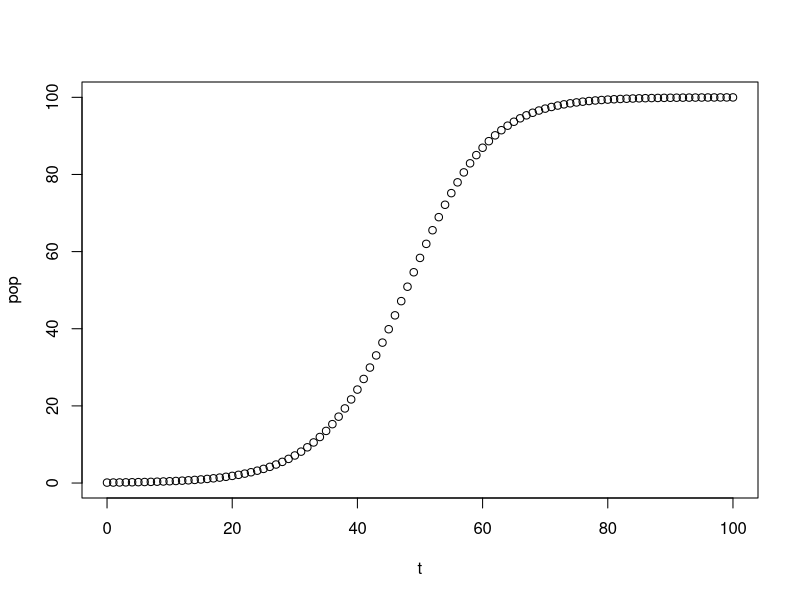
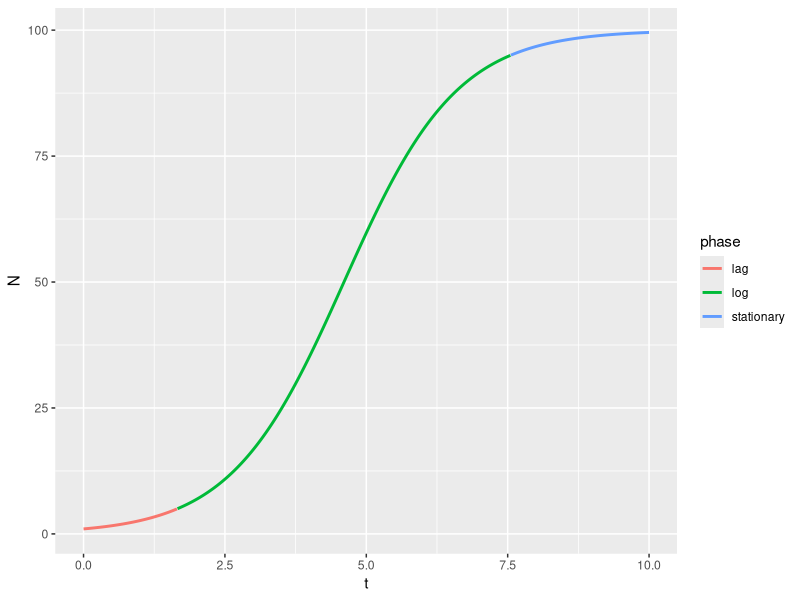
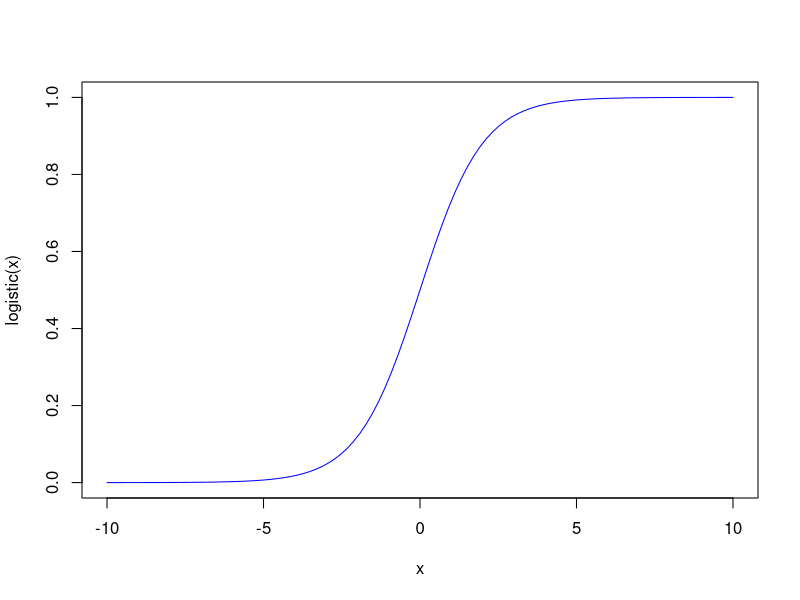
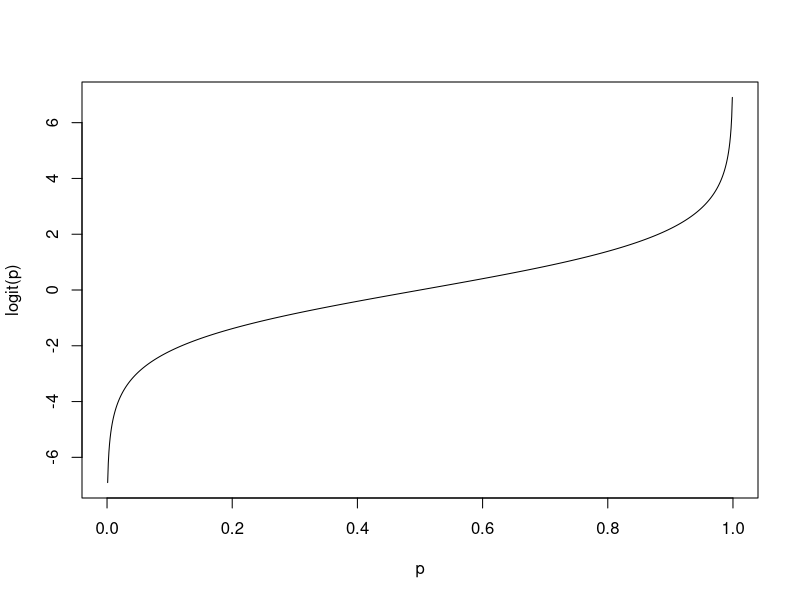
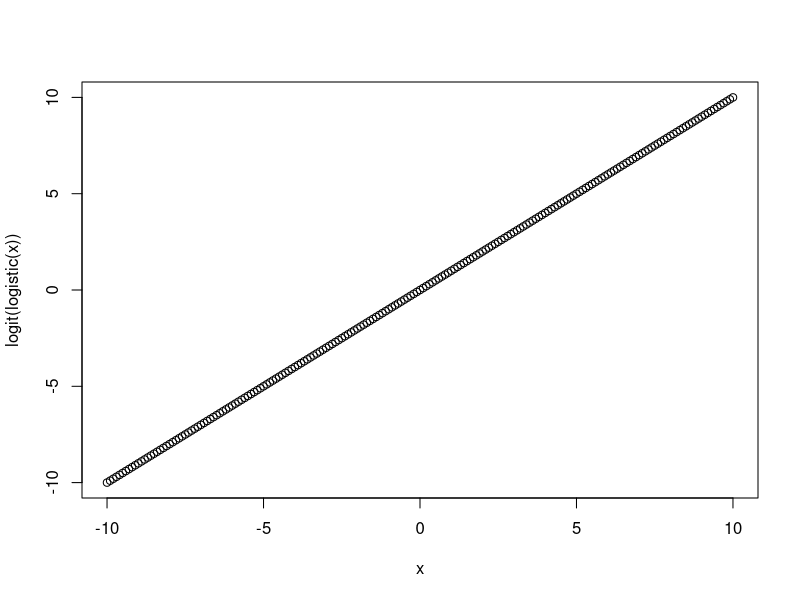

The R script that drew these images, in order:
## ---- chunk 1
logistic <- function(t) 1 / (1 + exp(-t))
## ---- chunk 2
dN <- function(N, r=0.15, K=100) r * N * (1 - N/K)
N <- 0.1
t <- 0:100
pop <- sapply(t, function(i) { N <<- N + dN(N) })
plot(t, pop)
## ---- chunk 3
library(ggplot2)

growth <- function(t, K, C, r) K / (1 + C * K * exp(-r * t))

num_timeslices <- 1000
df <- data.frame(t=seq(0, 10, length=num_timeslices))
df$N <- growth(df$t, K=100, C=1, r=1)
df$phase <- cut(df$N, breaks=c(0, 5, 95, 100), labels=c("lag", "log", "stationary"), include.lowest=TRUE)
ggplot(df, aes(x=t, y=N, col=phase)) + geom_line(size=1)

## ---- chunk 4
x <- seq(-10, 10, length=100)
plot(x, logistic(x), col="blue", type='l')

# x <- seq(-10, 10, length=100)
# plot(x, 1-1/(1 + exp(x)), type='l', col="red")
# lines(x, 1 / (1 + exp(-x)), col="blue", lwd=3, lty=2)
## ---- chunk 5
logit <- function(p) log(p/(1-p))
## ---- chunk 6
p <- seq(0,1, length=1000)
plot(p, logit(p), type='l')
## ---- chunk 7
x <- seq(-10, 10, length=201)
plot(x, logit(logistic(x)))
